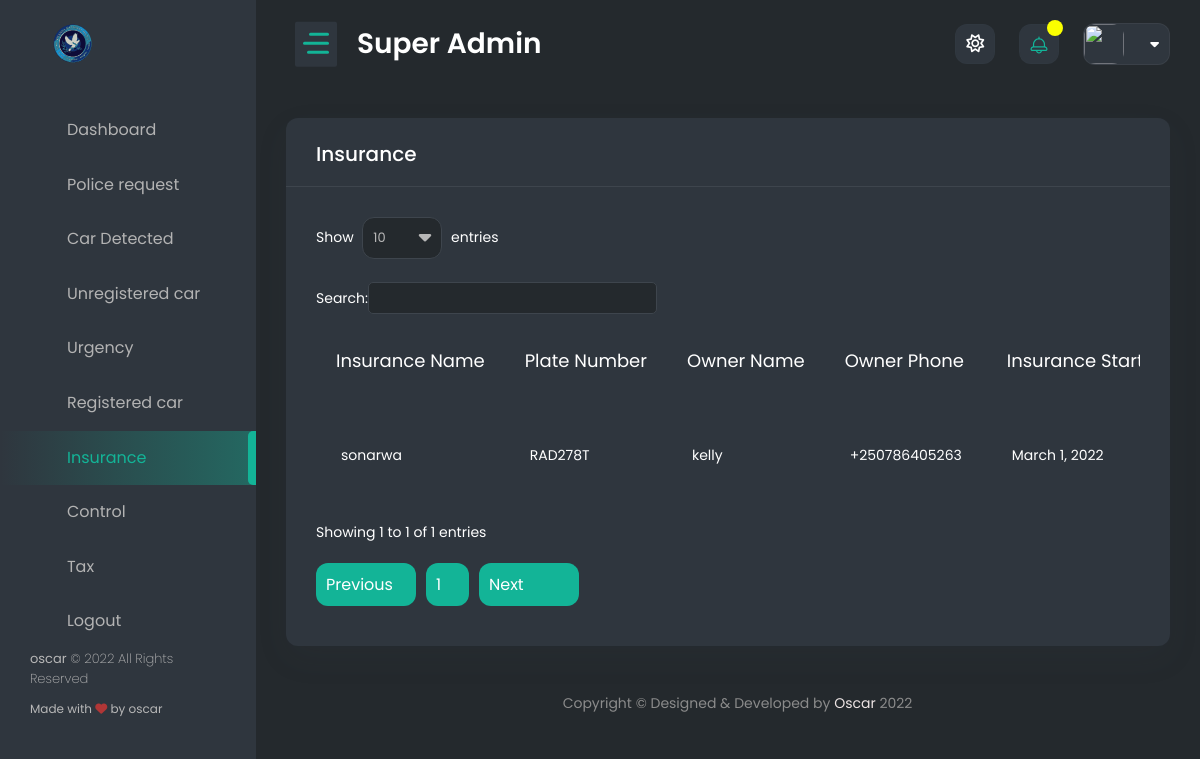
/superimboniadmin/admin_insurance/, run on an earlier commit of the app's database.
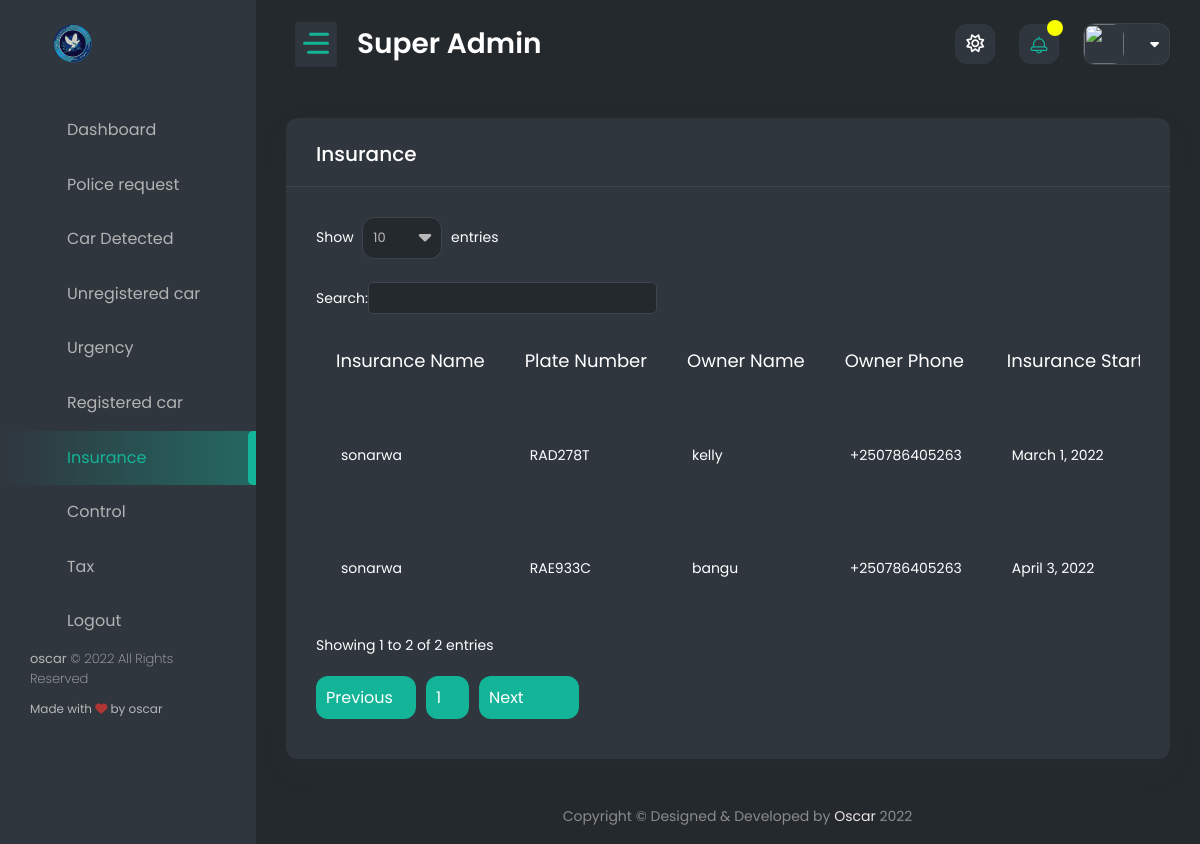
And on a later commit of the database.
### car_plate/models.py (models this page shows, shortened)
class Insurance(models.Model):
    insurance_name = models.CharField(max_length=50)
    car = models.ForeignKey(Car_registration, on_delete=models.CASCADE, null=True)
    insurance_duration_start = models.DateField()
    insurance_duration_end = models.DateField()
    time_done = models.DateTimeField(auto_now_add=True)
    class Meta:
        verbose_name_plural = 'Insurance'

class Car_registration(models.Model):
    id = models.UUIDField(
        default=uuid.uuid4,
        unique=True,
        primary_key=True,
        editable=False
    )
    owner_name = models.CharField(max_length=50)
    Owner_Id = models.IntegerField()
    car_model = models.CharField(max_length=200, null=False)
    owner_phone_number = PhoneNumberField()
    phone_number_assign = PhoneNumberField(blank=True, null=True)
    owner_email = models.EmailField()
    plate_number = models.CharField(max_length=20, unique=True)
    time_done = models.DateTimeField(auto_now_add=True)
    class Meta:
        verbose_name_plural = 'Car Registration'
        ordering = ['-id']

### admin_panel/views.py (the view)
# urls.py: path('admin_insurance/', admin_insurance, name='admin_insurance'),
def admin_insurance(request):
    now_date = now.date()
    all_insurance = Insurance.objects.all()
    context = {
        'insurance': all_insurance,
        'now_date': now_date
    }
    return render(request, 'super_temp/admin_insurance.html', context)

### authentication/context_processors.py (called while the page is built)
def extras(request):
    user = request.user
    if user.is_authenticated:
        police_req = Police_request.objects.filter(police=user).first()
        profile_police = get_object_or_404(Profile, user=user)
        user_small = user.name
        user_small = user_small.split(' ')
        user_small = user_small[0][:2].upper()
        police_req = police_req
    else:
        profile_police = None
        user_small = None
        police_req = None
    return {
        'profile': profile_police,
        'user': user,
        'user_small': user_small,
        'police_req': police_req
    }

def message_review(request):
    try:
        user = request.user
        message_all = Send_message.objects.filter(police_user=user)[:10]
        user_small = user.name
        user_small = user_small.split(' ')
        user_small = user_small[0][:2].upper()
    except:
        message_all = []
        user_small = 'AA'
    return {
        'message_all': message_all,
        'user_small': user_small
    }

### admin_panel/templates/super_temp/admin_insurance.html (shortened to what this page needs)
{% extends 'super_police/base.html' %}
{% load static %}
{% block content %}
    <div class="content-body">
			<div class="container-fluid">
				<div class="row">
                    <div class="col-12">
                        <div class="card">
                            <div class="card-header">
                                <h4 class="card-title">Insurance</h4>
                            </div>
                            <div class="card-body">
                                <div class="table-responsive">
                                    <table id="example4" class="display" style="min-width: 645px">
                                        <thead>
                                            <tr>
                                                <th>Insurance name</th>
                                                <th>plate number</th>
                                                <th>Owner name</th>
                                                <th>Owner phone</th>
                                                <th>Insurance start </th>
                                            </tr>
                                        </thead>
                                        <tbody>
                                        {% for insurance in insurance %}
                                            <tr>
                                                <td>{{ insurance.insurance_name }}</td>
                                                <td>{{ insurance.car.plate_number }}</td>
                                                <td>{{ insurance.car.owner_name }}</td>
                                                <td>{{ insurance.car.owner_phone_number }}</td>
                                                <td>{{ insurance.insurance_duration_start }}</td>
                                            </tr>
                                        {% endfor %}
                                        </tbody>
                                    </table>
                                </div>
                            </div>
                        </div>
                    </div>
				</div>
            </div>
        </div>
{% endblock %}

What changed in the data, as far as the page shows it:
added Insurance: insurance_name "sonarwa", car.plate_number "RAE933C", car.owner_name "bangu", car.owner_phone_number "+250786405263", insurance_duration_start "April 3, 2022"
Also different on the page:
text written by a page script: "Show 10 entries Search: Showing 1 to 1 of 1 entries Previous 1 Next" → "Show 10 entries Search: Showing 1 to 2 of 2 entries Previous 1 Next"
